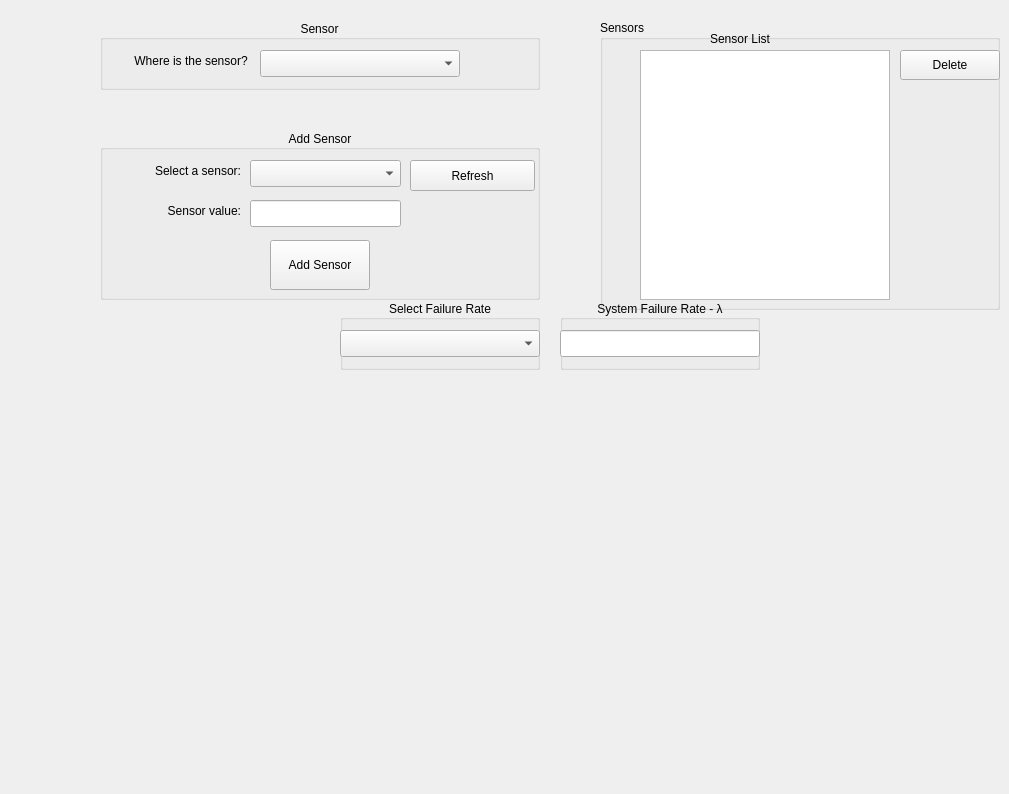
      <widget class="QWidget" name="tab_hazard_rate">
       <attribute name="title">
        <string>Hazard Rate Analysis</string>
       </attribute>
       <widget class="QGroupBox" name="groupBox_sys_failure_rate">
        <property name="geometry">
         <rect>
          <x>560</x>
          <y>300</y>
          <width>200</width>
          <height>70</height>
         </rect>
        </property>
        <property name="title">
         <string>System Failure Rate - λ</string>
        </property>
        <property name="alignment">
         <set>Qt::AlignCenter</set>
        </property>
        <widget class="QLineEdit" name="lineEdit_m_sys_lambda">
         <property name="geometry">
          <rect>
           <x>0</x>
           <y>30</y>
           <width>200</width>
           <height>27</height>
          </rect>
         </property>
         <property name="readOnly">
          <bool>true</bool>
         </property>
        </widget>
       </widget>
       <widget class="QWidget" name="widget_monitoring_hazard_rate" native="true">
        <property name="geometry">
         <rect>
          <x>150</x>
          <y>360</y>
          <width>800</width>
          <height>425</height>
         </rect>
        </property>
       </widget>
       <widget class="QGroupBox" name="groupBox_hazard_rate_sensor_list">
        <property name="geometry">
         <rect>
          <x>600</x>
          <y>20</y>
          <width>400</width>
          <height>290</height>
         </rect>
        </property>
        <property name="title">
         <string>Sensors</string>
        </property>
        <widget class="QPushButton" name="pushButton_monitoring_deleted_sensor">
         <property name="geometry">
          <rect>
           <x>300</x>
           <y>30</y>
           <width>100</width>
           <height>30</height>
          </rect>
         </property>
         <property name="text">
          <string>Delete</string>
         </property>
         <property name="autoDefault">
          <bool>false</bool>
         </property>
         <property name="default">
          <bool>false</bool>
         </property>
         <property name="flat">
          <bool>false</bool>
         </property>
        </widget>
        <widget class="QLabel" name="label_sensor_list">
         <property name="geometry">
          <rect>
           <x>110</x>
           <y>10</y>
           <width>111</width>
           <height>17</height>
          </rect>
         </property>
         <property name="text">
          <string>Sensor List</string>
         </property>
        </widget>
        <widget class="QListWidget" name="listWidget_monitoring_hazard_rate_sensor_list">
         <property name="geometry">
          <rect>
           <x>40</x>
           <y>30</y>
           <width>250</width>
           <height>250</height>
          </rect>
         </property>
         <property name="dragDropMode">
          <enum>QAbstractItemView::NoDragDrop</enum>
         </property>
        </widget>
       </widget>
       <widget class="QGroupBox" name="groupBox_hazard_rate_add_sensor">
        <property name="geometry">
         <rect>
          <x>100</x>
          <y>130</y>
          <width>440</width>
          <height>170</height>
         </rect>
        </property>
        <property name="font">
         <font>
          <weight>50</weight>
          <italic>false</italic>
          <bold>false</bold>
          <underline>false</underline>
          <strikeout>false</strikeout>
          <stylestrategy>PreferAntialias</stylestrategy>
          <kerning>true</kerning>
         </font>
        </property>
        <property name="focusPolicy">
         <enum>Qt::NoFocus</enum>
        </property>
        <property name="contextMenuPolicy">
         <enum>Qt::NoContextMenu</enum>
        </property>
        <property name="title">
         <string>Add Sensor</string>
        </property>
        <property name="alignment">
         <set>Qt::AlignCenter</set>
        </property>
        <property name="flat">
         <bool>false</bool>
        </property>
        <property name="checkable">
         <bool>false</bool>
        </property>
        <property name="checked">
         <bool>false</bool>
        </property>
        <widget class="QLabel" name="label_37">
         <property name="geometry">
          <rect>
           <x>20</x>
           <y>30</y>
           <width>121</width>
           <height>21</height>
          </rect>
         </property>
         <property name="text">
          <string>Select a sensor:</string>
         </property>
         <property name="alignment">
          <set>Qt::AlignRight|Qt::AlignTrailing|Qt::AlignVCenter</set>
         </property>
        </widget>
        <widget class="QComboBox" name="comboBox_m_hazard_rate_select_sensor">
         <property name="geometry">
          <rect>
           <x>150</x>
           <y>30</y>
           <width>151</width>
           <height>27</height>
          </rect>
         </property>
        </widget>
        <widget class="QLineEdit" name="lineEdit_m_hazard_rate_select_sensor_value">
         <property name="geometry">
          <rect>
           <x>150</x>
           <y>70</y>
           <width>151</width>
           <height>27</height>
          </rect>
         </property>
         <property name="readOnly">
          <bool>true</bool>
         </property>
        </widget>
        <widget class="QLabel" name="label_38">
         <property name="geometry">
          <rect>
           <x>0</x>
           <y>70</y>
           <width>141</width>
           <height>21</height>
          </rect>
         </property>
         <property name="text">
          <string>Sensor value:</string>
         </property>
         <property name="alignment">
          <set>Qt::AlignRight|Qt::AlignTrailing|Qt::AlignVCenter</set>
         </property>
        </widget>
        <widget class="QPushButton" name="pushButton_m_hazard_rate_refresh_sensor">
         <property name="geometry">
          <rect>
           <x>310</x>
           <y>30</y>
           <width>125</width>
           <height>31</height>
          </rect>
         </property>
         <property name="text">
          <string>Refresh</string>
         </property>
        </widget>
        <widget class="QPushButton" name="pushButton_m_hazard_rate_add_sensor">
         <property name="geometry">
          <rect>
           <x>170</x>
           <y>110</y>
           <width>100</width>
           <height>50</height>
          </rect>
         </property>
         <property name="text">
          <string>Add Sensor</string>
         </property>
        </widget>
       </widget>
       <widget class="QGroupBox" name="groupBox_sys_select_failure_rate_type">
        <property name="geometry">
         <rect>
          <x>340</x>
          <y>300</y>
          <width>200</width>
          <height>70</height>
         </rect>
        </property>
        <property name="title">
         <string>Select Failure Rate</string>
        </property>
        <property name="alignment">
         <set>Qt::AlignCenter</set>
        </property>
        <widget class="QComboBox" name="comboBox_m_sys_select_failure_rate_type">
         <property name="geometry">
          <rect>
           <x>0</x>
           <y>30</y>
           <width>200</width>
           <height>27</height>
          </rect>
         </property>
        </widget>
       </widget>
       <widget class="QGroupBox" name="groupBox_sys_select_place_failure_rate">
        <property name="geometry">
         <rect>
          <x>100</x>
          <y>20</y>
          <width>440</width>
          <height>70</height>
         </rect>
        </property>
        <property name="title">
         <string>Sensor</string>
        </property>
        <property name="alignment">
         <set>Qt::AlignCenter</set>
        </property>
        <widget class="QComboBox" name="comboBox_m_select_place_failure_rate">
         <property name="geometry">
          <rect>
           <x>160</x>
           <y>30</y>
           <width>200</width>
           <height>27</height>
          </rect>
         </property>
        </widget>
        <widget class="QLabel" name="label_39">
         <property name="geometry">
          <rect>
           <x>0</x>
           <y>30</y>
           <width>151</width>
           <height>21</height>
          </rect>
         </property>
         <property name="text">
          <string>Where is the sensor? </string>
         </property>
         <property name="alignment">
          <set>Qt::AlignRight|Qt::AlignTrailing|Qt::AlignVCenter</set>
         </property>
        </widget>
       </widget>
      </widget>
